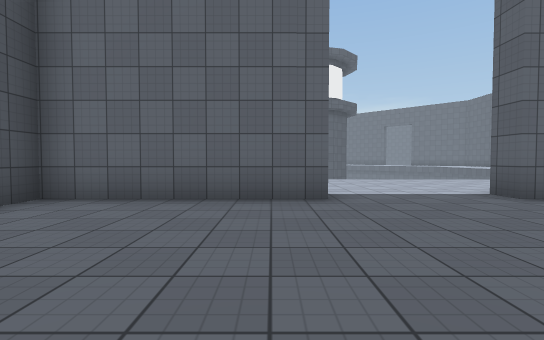
[1] (above)

24 first-person views from a walk through a Unity game level. The camera is 1.2 m above the floor, tilts 2° down and sees 85° across. The floor is counted in squares, 2 m on a side. Each view is taken from the middle of a square. On the plan, view 1 faces up. The plan holds only what a view shows up to about 9 squares ahead; the rest is blank. The place goes on beyond the plan. Surface patterns are stand-ins for the level's own textures.

[2]
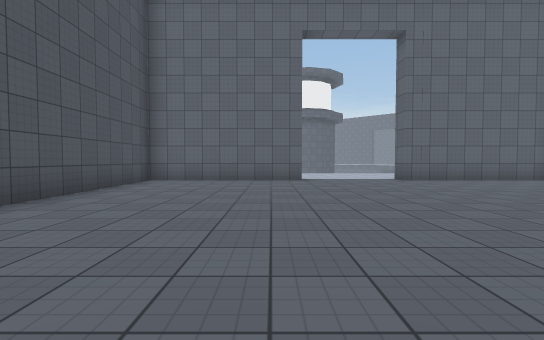

[3]
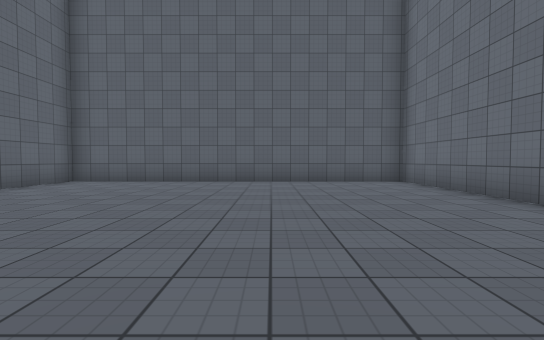

[4]
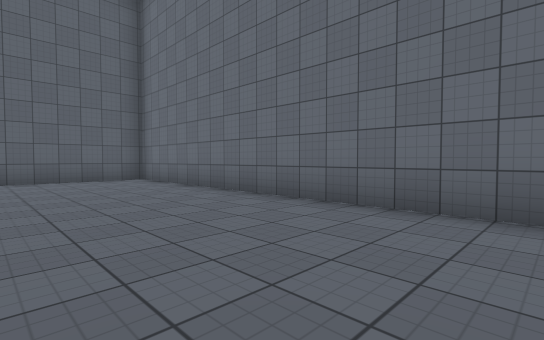

[5]
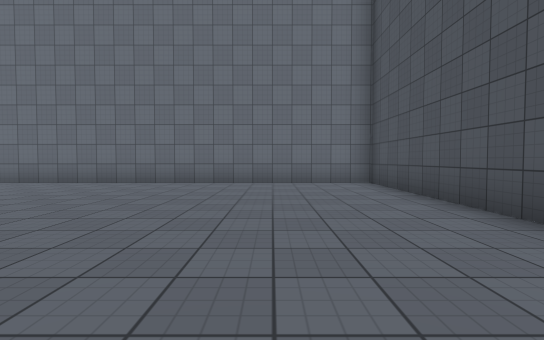

[6]
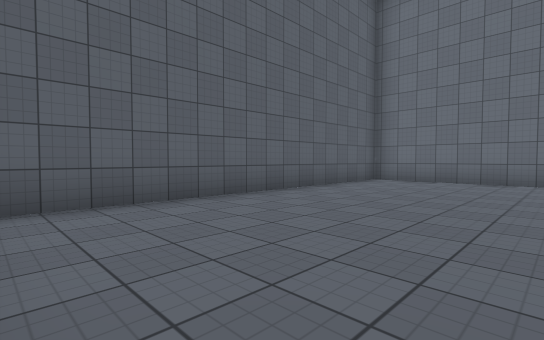

[7]
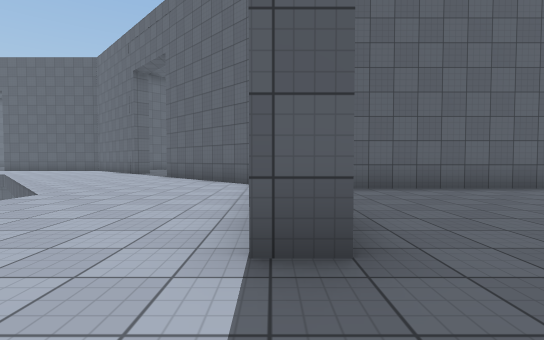

[8]
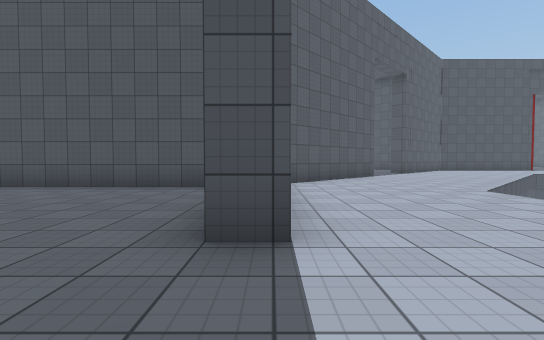

[9]
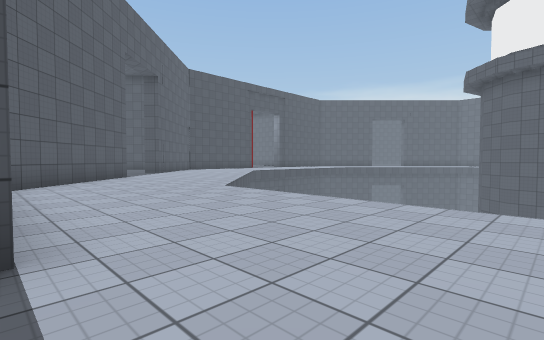

[10]
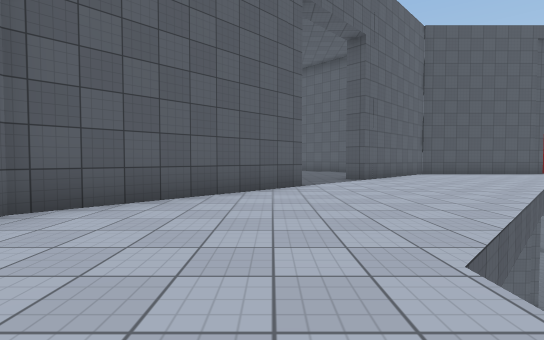

[11]
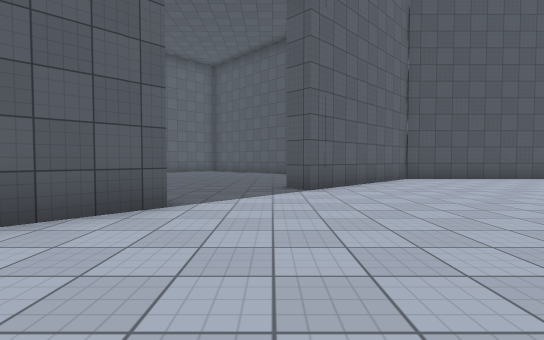

[12]
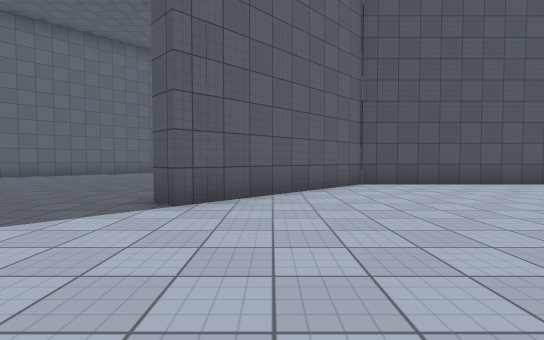

[13]
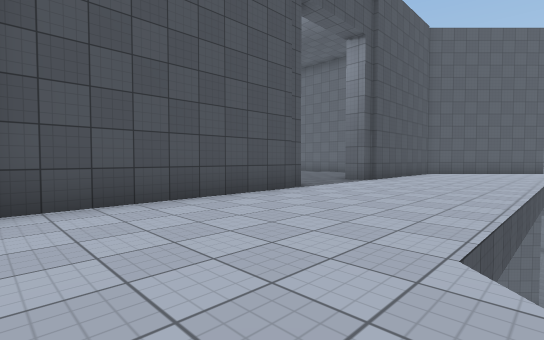

[14]
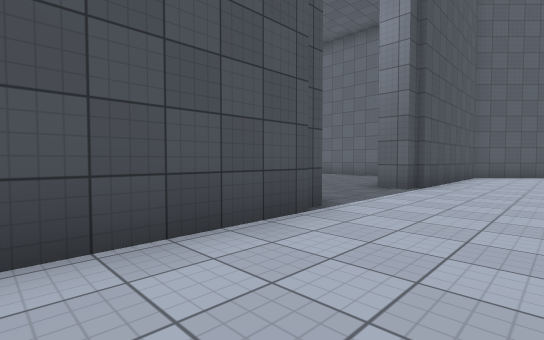

[15]
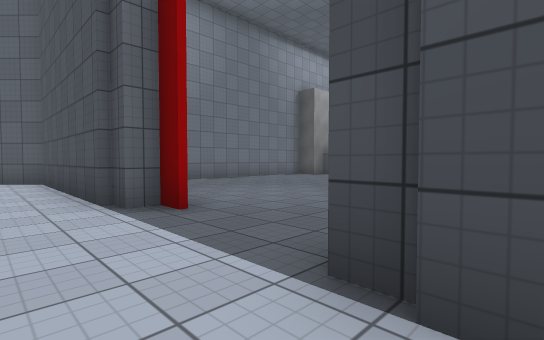

[16]
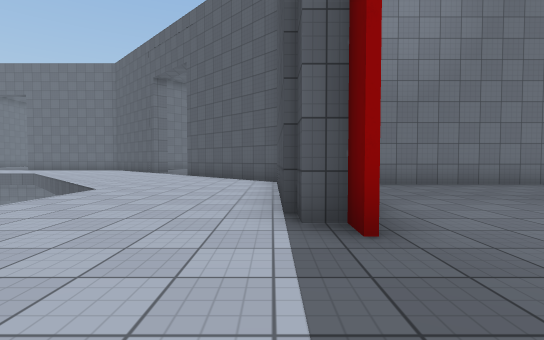

[17]
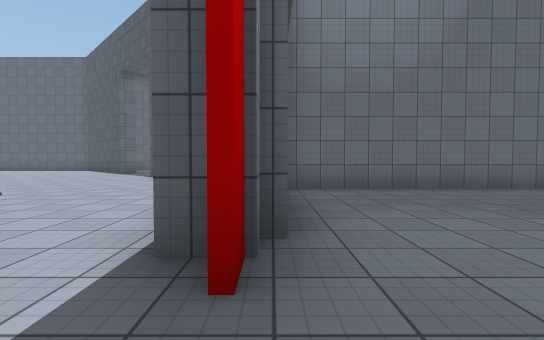

[18]
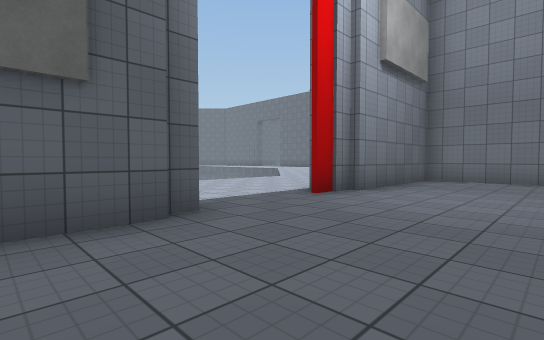

[19]
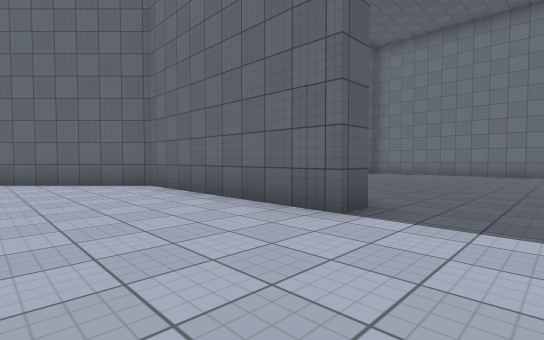

[20]
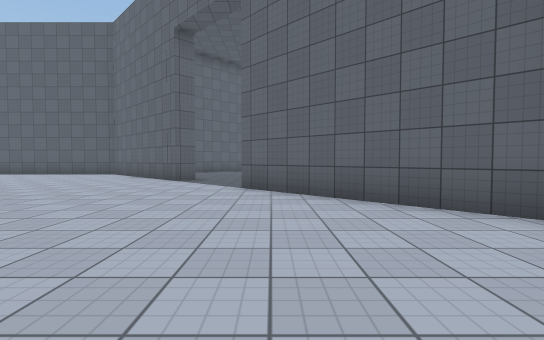

[21]
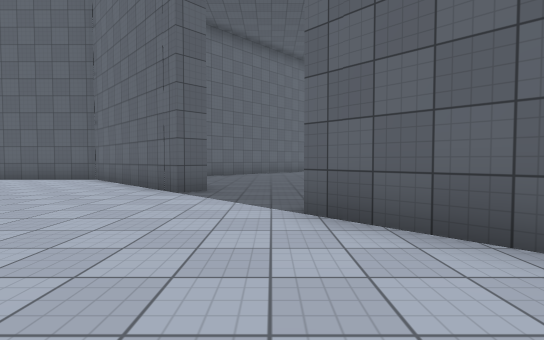

[22]
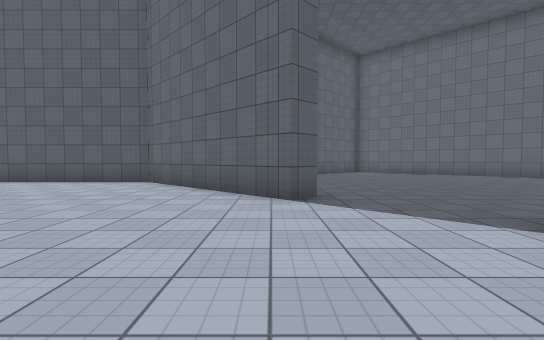

[23]
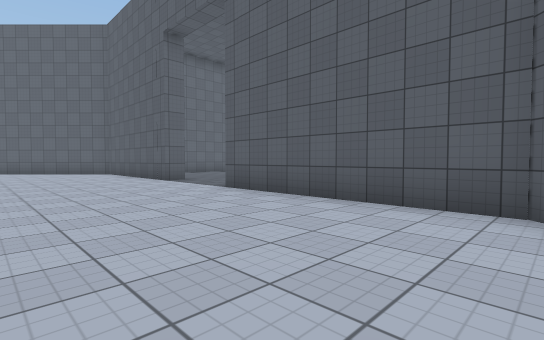

[24]
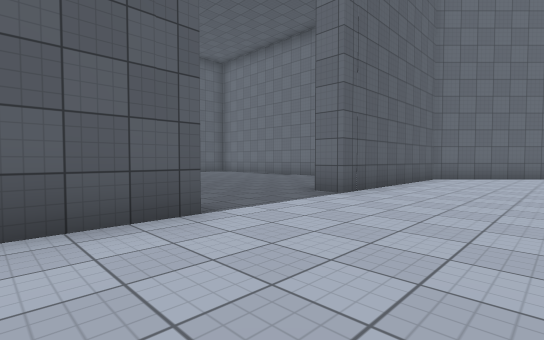

### Floor plan
Key: @ floor where view 1 was taken; # wall or solid block; . floor; v drop or lower ground.
Columns run from 17 left of view 1 to 22 right of it. Each row starts with its distance up from view 1.
 24 ...#....                        ...#
 23 ...#....v                      v...#
 22 ........v                      v.....
 21 ........v                      v......
 20 ........v                      v........
 19 ...#....v                      v...#....
 18 ...#....v                      v...#...
 17 ...#....v                      v...#
 16 ...#....v                      v...#
 15 ...#.....v                     ....#
 14 #####.....v                  v.....#
 13     ##.....v                v.....##
 12      ##.....v              v.....##
 11       ##.....v            v.....##..
 10     ..........v          v..........
  9    ............vvvvvvvvvv............
  8   .......##..................#.......
  7   .....   ##................## ......
  6   ....     ##..............##   .....
  5   ..        ######...#######     ....
  4              #............#        ..
  3              #............#
  2              #............#
  1              #............#
  0              #...@........#
 -1              #............#
 -2              #............#
 -3              #............#
 -4              #............#
 -5              ##############

Where each view was taken, in squares from view 1:
view 1: 0 up, 0 right, facing up
view 2: 4 down, 0 right, facing up
view 3: 1 down, 0 right, facing right
view 4: 1 down, 1 left, facing down-right
view 5: 3 up, 1 left, facing down
view 6: 4 up, 4 right, facing down-right
view 7: 5 up, 2 right, facing right
view 8: 5 up, 3 right, facing left
view 9: 5 up, 3 right, facing up-left
view 10: 8 up, 1 left, facing left
view 11: 10 up, 4 left, facing left
view 12: 12 up, 6 left, facing left
view 13: 14 up, 9 left, facing up-left
view 14: 16 up, 11 left, facing up-left
view 15: 23 up, 12 left, facing down-left
view 16: 22 up, 13 left, facing down
view 17: 21 up, 14 left, facing down
view 18: 24 up, 17 left, facing down-right
view 19: 8 up, 2 right, facing down-right
view 20: 8 up, 6 right, facing right
view 21: 9 up, 9 right, facing right
view 22: 11 up, 10 right, facing right
view 23: 14 up, 14 right, facing up-right
view 24: 24 up, 15 right, facing down-right
